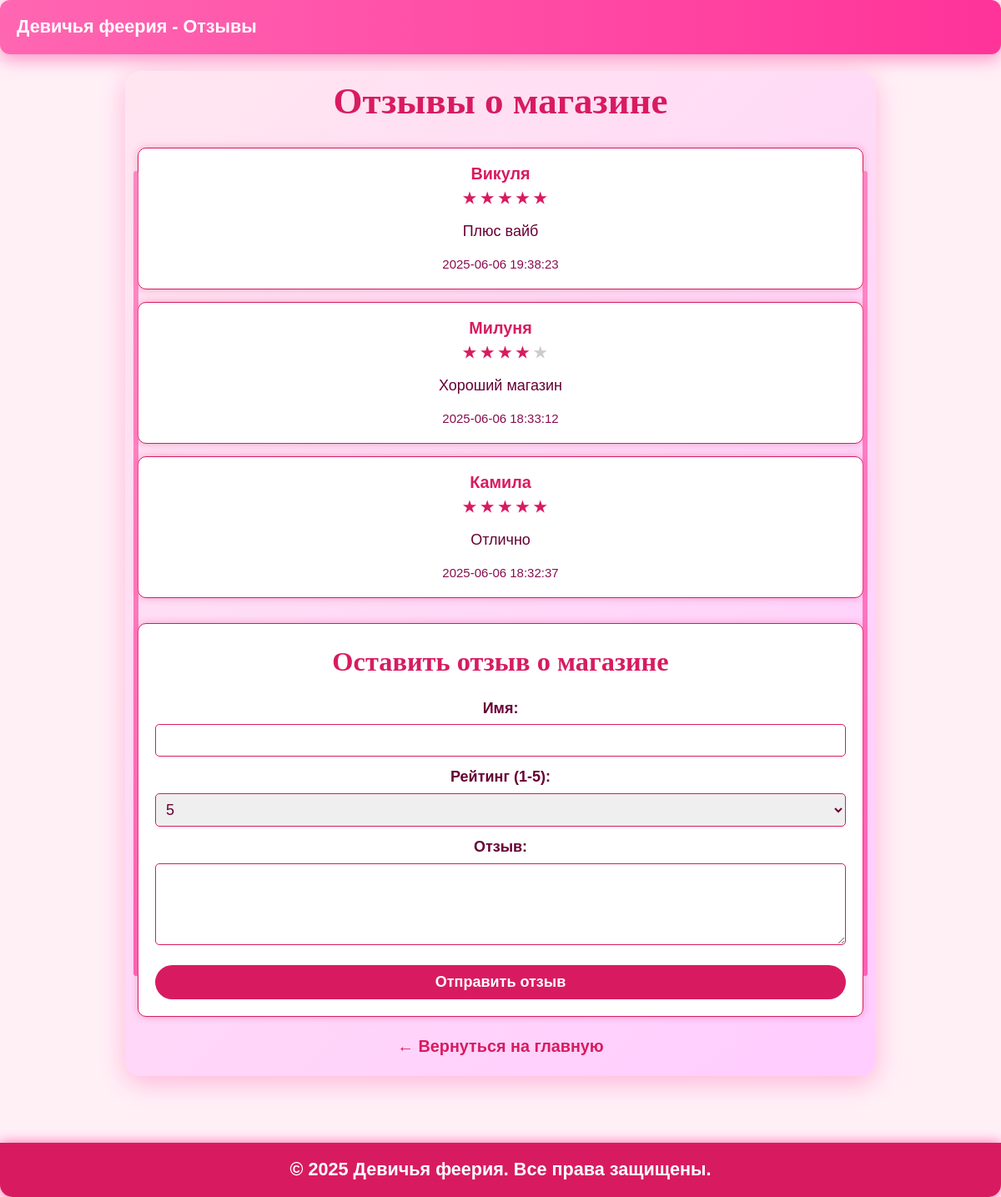
Page /store_reviews.php on the committed database.
### tables this page shows
CREATE TABLE `store_reviews` (
  `id` int NOT NULL,
  `user_name` varchar(255) NOT NULL,
  `rating` int NOT NULL,
  `comment` text NOT NULL,
  `created_at` timestamp NULL DEFAULT CURRENT_TIMESTAMP
);

### store_reviews.php (the view, shortened to what this page needs)
<?php
require_once 'db_connected.php';
$query = "SELECT * FROM store_reviews ORDER BY id DESC";
$result = $conn->query($query);
$reviews = [];
while ($row = $result->fetch_assoc()) {
    $reviews[] = $row;
}
?>
<!DOCTYPE html>
<html lang="ru">
<head>
    <link rel="stylesheet" href="style.css" />
</head>
<body>
    <header>Девичья феерия - Отзывы</header>
    <main>
        <h1>Отзывы о магазине</h1>
        <?php if (count($reviews) > 0): ?>
            <?php foreach ($reviews as $review): ?>
                <div class="review">
                    <strong><?php echo htmlspecialchars($review['user_name']); ?></strong>
                    <div class="rating" title="Рейтинг: <?php echo $review['rating']; ?>/5">
                        <?php for ($i = 1; $i <= 5; $i++): ?>
                            <?php if ($i <= $review['rating']): ?>
                                <span style="color: #d81b60;">&#9733;</span>
                            <?php else: ?>
                                <span style="color: #ccc;">&#9733;</span>
                            <?php endif; ?>
                        <?php endfor; ?>
                    </div>
                    <p><?php echo nl2br(htmlspecialchars($review['comment'])); ?></p>
                    <small><?php echo $review['created_at']; ?></small>
                </div>
            <?php endforeach; ?>
        <?php else: ?>
            <p>Пока нет отзывов.</p>
        <?php endif; ?>
        <form method="post" action="store_reviews.php">
            <h2>Оставить отзыв о магазине</h2>
            <label for="user_name">Имя:</label>
            <input type="text" id="user_name" name="user_name" required />
            <label for="rating">Рейтинг (1-5):</label>
            <select id="rating" name="rating" required>
                <option value="5">5</option>
            </select>
            <label for="comment">Отзыв:</label>
            <textarea id="comment" name="comment" rows="4" required></textarea>
            <button type="submit" name="review_submit">Отправить отзыв</button>
        </form>
        <a href="beautiful_shop.html" class="back-link">← Вернуться на главную</a>
    </main>
    <footer>© 2025 Девичья феерия. Все права защищены.</footer>
</body>
</html>

### style.css (style rules this page uses)
* { margin: 0; padding: 0; box-sizing: border-box; }
body { font-family: 'Segoe UI', Tahoma, Geneva, Verdana, sans-serif; background: #fff0f6; color: #4a004a; line-height: 1.6; font-size: 18px; }
header { background: linear-gradient(90deg, #ff66b2, #ff3399); padding: 25px 40px; border-radius: 12px; box-shadow: 0 6px 20px rgba(255, 51, 153, 0.5); display: flex; align-items: center; justify-content: space-between; color: #fff0f6; }
main { text-align: center; background: linear-gradient(135deg, #ffe6f0, #ffccff); padding: 40px 60px; border-radius: 20px; box-shadow: 0 8px 30px rgba(255, 51, 153, 0.3); margin-bottom: 40px; position: relative; overflow: hidden; }
main::before, main::after { content: ""; position: absolute; top: 0; width: 8px; height: 100%; background: linear-gradient(180deg, #ff66b2, #ff3399); border-radius: 4px; opacity: 0.6; z-index: 1; animation: floatUpDown 6s ease-in-out infinite; }
main::before { left: 10px; animation-delay: 0s; }
main::after { right: 10px; animation-delay: 3s; }
main::before, main::after { content: ""; position: absolute; top: 10%; width: 6px; height: 80%; background: linear-gradient(180deg, #ff66b2, #ff3399); border-radius: 3px; animation: floatUpDown 6s ease-in-out infinite; opacity: 0.7; }
footer { margin-top: 80px; padding: 20px 0; background-color: #ff66b2; color: #fff0f6; text-align: center; font-weight: 700; font-size: 16px; border-radius: 0 0 15px 15px; box-shadow: 0 0 15px #ff66b2; }

### store_reviews.php (style rules this page uses)
body { background: #fff0f6; color: #660033; font-family: Arial, sans-serif; margin: 0; padding: 0; }
header, footer { background-color: #d81b60; color: white; padding: 15px 20px; text-align: center; font-weight: bold; font-size: 1.2em; }
main { max-width: 900px; margin: 20px auto; padding: 0 15px; }
h1 { color: #d81b60; font-family: 'Brush Script MT', cursive; font-size: 2.5em; text-align: center; margin-bottom: 20px; }
.review { background: white; border: 1px solid #d81b60; border-radius: 10px; padding: 15px; margin-bottom: 15px; box-shadow: 0 0 10px rgba(216, 27, 96, 0.3); }
.review strong { font-size: 1.1em; color: #d81b60; }
.review .rating { color: #ad1457; font-weight: bold; margin-left: 10px; }
.review p { margin: 10px 0; white-space: pre-wrap; }
.review small { color: #880e4f; }
form { background: white; border: 1px solid #d81b60; border-radius: 10px; padding: 20px; margin-top: 30px; box-shadow: 0 0 10px rgba(216, 27, 96, 0.3); }
form h2 { color: #d81b60; font-family: 'Brush Script MT', cursive; font-size: 1.8em; margin-bottom: 15px; text-align: center; }
form label { display: block; margin-top: 10px; font-weight: bold; }
form input[type="text"], form select, form textarea { width: 100%; padding: 8px; margin-top: 5px; border: 1px solid #d81b60; border-radius: 5px; font-size: 1em; color: #660033; }
form textarea { resize: vertical; }
form button { background-color: #d81b60; color: white; border: none; padding: 10px 20px; margin-top: 15px; border-radius: 30px; cursor: pointer; font-weight: 700; font-size: 1em; display: block; width: 100%; transition: background-color 0.3s ease; }
.back-link { display: block; margin: 20px auto; text-align: center; font-weight: bold; color: #d81b60; text-decoration: none; font-size: 1.1em; }

### rows in the picture
store_reviews: user_name "Викуля", rating 5 (drawn), comment "Плюс вайб", created_at "2025-06-06 19:38:23"
store_reviews: user_name "Милуня", rating 4 (drawn), comment "Хороший магазин", created_at "2025-06-06 18:33:12"
store_reviews: user_name "Камила", rating 5 (drawn), comment "Отлично", created_at "2025-06-06 18:32:37"
